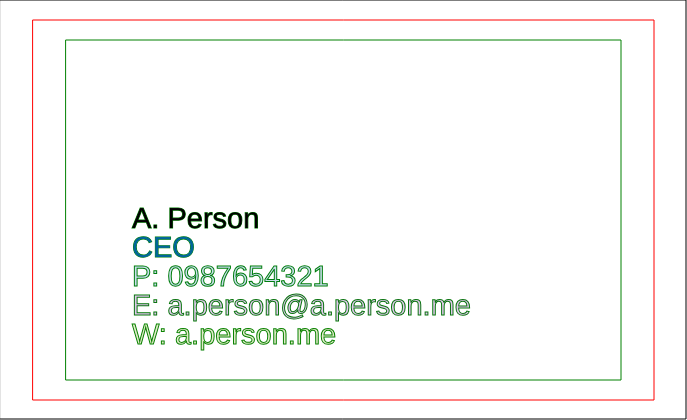
Frame 1 (no input)
Frame 60 (no input): identical to frame 1, image omitted
Frame 120 (the mouse pressed at the canvas centre since frame 60): identical to frame 1, image omitted

The p5.js sketch that drew this single still picture (run headless with seeded random() and noise() and a simulated clock; from frame 60 on, the mouse is pressed at the canvas centre):

// p5.js sketch
// ── sketch.js
// Print dimensions - good to keep ratios as variables throughout!
var cardH = 400;
var cardW = Math.round(cardH*1.636); // maintains aspect ratio throughout

// additional bleed and padding %
// use native JavaScript object Math to round - can't have decimals for pixels
var bleedPadW = Math.round(cardW*0.05);
var bleedPadH = Math.round(cardH*0.05);

// dimensions for bleed area
var bleedXmin = 0;
var bleedXmax = cardW + bleedPadW;
var bleedYmin = 0;
var bleedYmax = cardH + bleedPadH;

// dims for centered card area
var cardXmin = 0 + bleedPadW;
var cardXmax = cardW;
var cardYmin = 0 + bleedPadH;
var cardYmax = cardH;

// dims for centered padding area
var padXmin = cardXmin + bleedPadW;
var padXmax = cardXmax - bleedPadW;
var padYmin = cardYmin + bleedPadH;
var padYmax = cardYmax - bleedPadH;


function setup() {
	createCanvas(cardW+bleedPadW, cardH+bleedPadH); //width and height of my canvas
	stroke("black");
	rect(bleedXmin, bleedYmin, bleedXmax-1, bleedYmax-1); // minus one to make it visible inside canvas
	stroke("red");
	rect(cardXmin, cardYmin, cardXmax -  bleedPadW, cardYmax - bleedPadH); // centered
	stroke("green");
	rect(padXmin, padYmin, padXmax - bleedPadW*2, padYmax - bleedPadH*2); // centered

	// careful! see textSize is used by p5.js library, so don't name it as a var
	var fontSizeA = Math.round(cardH/14); // maintain aspect ratio with text too
	textSize(fontSizeA);
	text("A. Person", padXmin+bleedPadW*2, padYmax*0.6);
	fill(0, 102, 153);
	text("CEO", padXmin+bleedPadW*2, (padYmax*0.6)+fontSizeA);
	fill(0, 102, 153, 51);
	text("P: 0987654321", padXmin+bleedPadW*2, (padYmax*0.6)+(fontSizeA*2));
	fill(102, 0, 153, 51);
	text("E: a.person@a.person.me", padXmin+bleedPadW*2, (padYmax*0.6)+(fontSizeA*3));
	fill(102, 153, 0, 51);
	text("W: a.person.me", padXmin+bleedPadW*2, (padYmax*0.6)+(fontSizeA*4));
	
}

function draw() {

}
